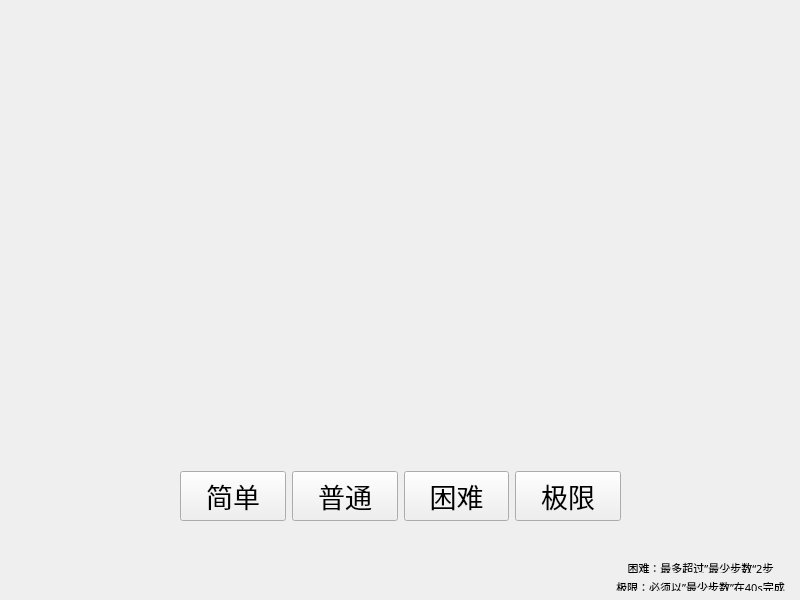
<?xml version="1.0" encoding="UTF-8"?>
<ui version="4.0">
 <class>ChooseDiff</class>
 <widget class="QWidget" name="ChooseDiff">
  <property name="geometry">
   <rect>
    <x>0</x>
    <y>0</y>
    <width>800</width>
    <height>600</height>
   </rect>
  </property>
  <property name="windowTitle">
   <string>选择难度</string>
  </property>
  <widget class="QWidget" name="layoutWidget">
   <property name="geometry">
    <rect>
     <x>580</x>
     <y>560</y>
     <width>241</width>
     <height>31</height>
    </rect>
   </property>
   <layout class="QVBoxLayout" name="verticalLayout">
    <item>
     <widget class="QLabel" name="introduction1">
      <property name="font">
       <font>
        <family>Microsoft YaHei</family>
        <pointsize>8</pointsize>
       </font>
      </property>
      <property name="text">
       <string>&lt;html&gt;&lt;head/&gt;&lt;body&gt;&lt;p align=&quot;center&quot;&gt;&lt;span style=&quot; font-size:8pt;&quot;&gt;困难：最多超过”最少步数“2步&lt;/span&gt;&lt;/p&gt;&lt;/body&gt;&lt;/html&gt;</string>
      </property>
      <property name="alignment">
       <set>Qt::AlignmentFlag::AlignCenter</set>
      </property>
     </widget>
    </item>
    <item>
     <widget class="QLabel" name="introduction2">
      <property name="font">
       <font>
        <family>Microsoft YaHei</family>
        <pointsize>8</pointsize>
       </font>
      </property>
      <property name="text">
       <string>&lt;html&gt;&lt;head/&gt;&lt;body&gt;&lt;p align=&quot;center&quot;&gt;极限：必须以”最少步数”在40s完成&lt;/p&gt;&lt;/body&gt;&lt;/html&gt;</string>
      </property>
      <property name="alignment">
       <set>Qt::AlignmentFlag::AlignCenter</set>
      </property>
     </widget>
    </item>
   </layout>
  </widget>
  <widget class="QWidget" name="layoutWidget">
   <property name="geometry">
    <rect>
     <x>180</x>
     <y>470</y>
     <width>441</width>
     <height>52</height>
    </rect>
   </property>
   <layout class="QHBoxLayout" name="horizontalLayout">
    <item>
     <widget class="QPushButton" name="easyButton">
      <property name="minimumSize">
       <size>
        <width>100</width>
        <height>50</height>
       </size>
      </property>
      <property name="font">
       <font>
        <pointsize>20</pointsize>
       </font>
      </property>
      <property name="text">
       <string>简单</string>
      </property>
     </widget>
    </item>
    <item>
     <widget class="QPushButton" name="normalButton">
      <property name="minimumSize">
       <size>
        <width>100</width>
        <height>50</height>
       </size>
      </property>
      <property name="font">
       <font>
        <pointsize>20</pointsize>
       </font>
      </property>
      <property name="text">
       <string>普通</string>
      </property>
     </widget>
    </item>
    <item>
     <widget class="QPushButton" name="hardButton">
      <property name="minimumSize">
       <size>
        <width>100</width>
        <height>50</height>
       </size>
      </property>
      <property name="font">
       <font>
        <pointsize>20</pointsize>
       </font>
      </property>
      <property name="text">
       <string>困难</string>
      </property>
      <property name="iconSize">
       <size>
        <width>12</width>
        <height>12</height>
       </size>
      </property>
      <property name="autoDefault">
       <bool>false</bool>
      </property>
      <property name="default">
       <bool>false</bool>
      </property>
      <property name="flat">
       <bool>false</bool>
      </property>
     </widget>
    </item>
    <item>
     <widget class="QPushButton" name="hardcoreButton">
      <property name="minimumSize">
       <size>
        <width>100</width>
        <height>50</height>
       </size>
      </property>
      <property name="font">
       <font>
        <pointsize>20</pointsize>
       </font>
      </property>
      <property name="text">
       <string>极限</string>
      </property>
     </widget>
    </item>
   </layout>
  </widget>
 </widget>
 <resources/>
 <connections/>
</ui>
